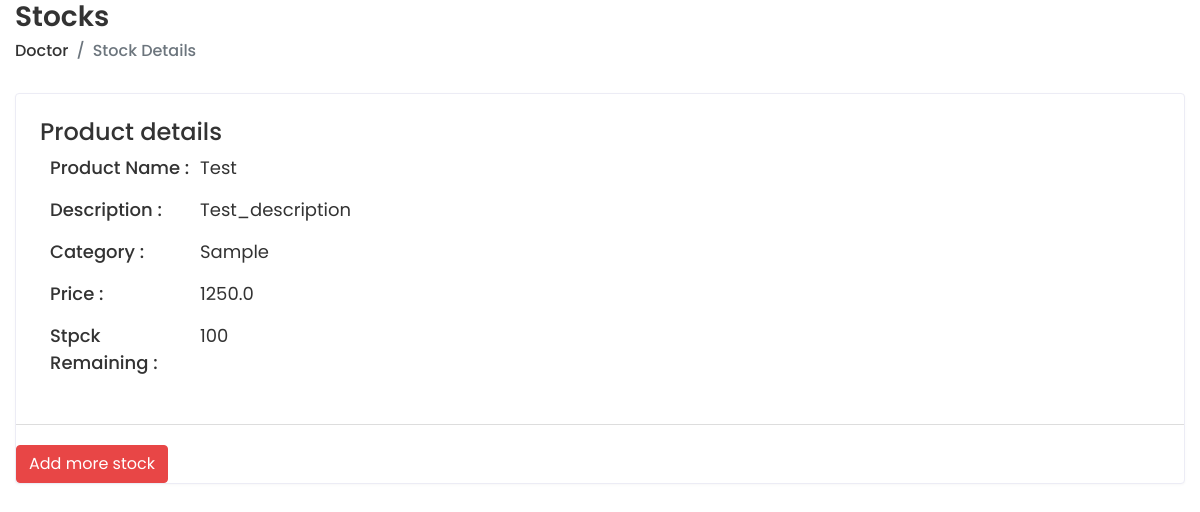
The page /app/stockProfile/1/ (signed in) on the database as committed earlier.
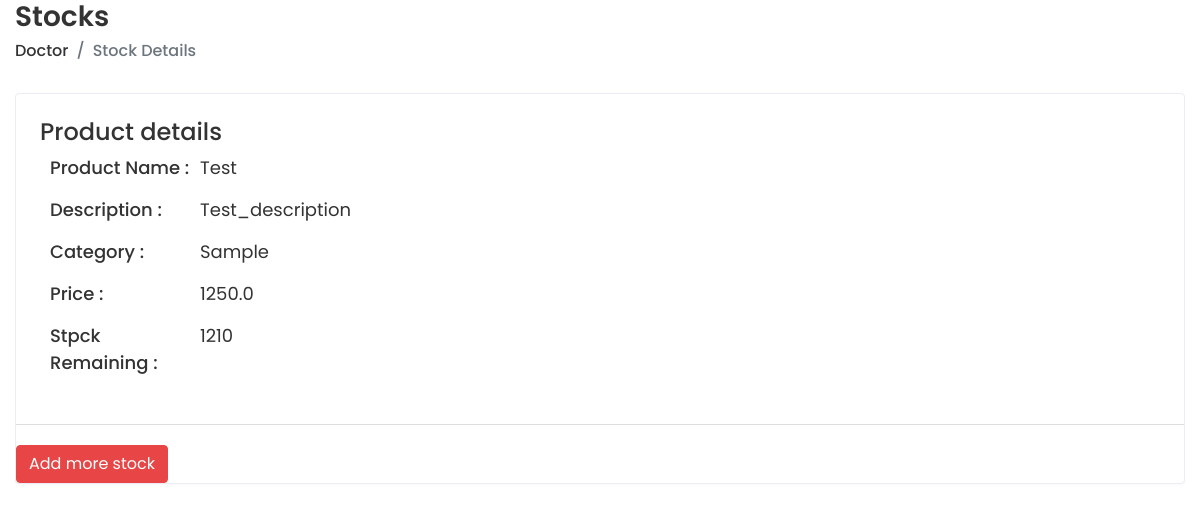
The same page on the database as committed later.
### doctor/models.py (models this page shows, shortened)
class Stock(models.Model):
    item_name = models.CharField(max_length=200, unique=True, blank=True, null=True,)
    slug = models.SlugField(max_length=200, blank=True, null=True, unique=True)
    description = models.CharField(max_length=500, blank=True)
    category = models.ForeignKey(Category, blank=True, null=True, on_delete=models.CASCADE)
    price = models.FloatField(blank=True, null=True, validators=[MinValueValidator(0.0)])
    stock = models.PositiveIntegerField(default=0)
    reorder_stock = models.PositiveIntegerField(default=0)
    stock_reorder_level = models.PositiveIntegerField(default=0)
    is_available = models.BooleanField(default=True)
    created = models.DateTimeField(auto_now_add=True, auto_now=False)
    last_updated = models.DateTimeField(auto_now_add=False, auto_now=True)

class Category(models.Model):
    name = models.CharField(max_length=50, blank=True, null=True)
    slug = models.SlugField(max_length=200, blank=True, null=True, unique=True)

### doctor/views.py (the view)
# urls.py: path("stockProfile/<int:stock_id>/", views.stock_profile, name="stock_profile"),
@login_required
def stock_profile(request, stock_id):
    stock = get_object_or_404(Stock, pk=stock_id)
    return render(request, "pharmaceuticals/stock_profile.html", {'stock': stock})

### templates/pharmaceuticals/stock_profile.html (shortened to what this page needs)
{% extends 'home/base-login.html' %}
{% load static %}
{% block content %}
<div class="main-wrapper">
    <div class="content container-fluid">
    <div class="page-header">
    <div class="row">
    <div class="col-sm-12">
    <h3 class="page-title">Stocks</h3>
    <ul class="breadcrumb">
    <li class="breadcrumb-item"><a href="{% url 'stock_list' %}">Doctor</a></li>
    <li class="breadcrumb-item active">Stock Details</li>
    </ul>
    </div>
    </div>
    </div>
    <div class="card">
    <div class="card-body">
    <div class="row">
    <div class="col-md-12">
    <div class="about-info">
    <h4>Product details</h4>
            <div class="media-body">
            <ul>
            <li>
            <span class="title-span">Product Name : </span>
            <span class="info-span">{{ stock.item_name }}</span>
            </li>
            <li>
            <span class="title-span">Description : </span>
            <span class="info-span">{{ stock.description }}</span>
            </li>
            <li>
            <span class="title-span">Category : </span>
            <span class="info-span">{{ stock.category.name }}</span>
            </li>
            <li>
            <span class="title-span">Price : </span>
            <span class="info-span">{{ stock.price }}</span>
            </li>
            <li>
            <span class="title-span">Stpck Remaining : </span>
            <span class="info-span">{{ stock.stock }}</span>
            </li>
            </ul>
    </div>
    </div>
    </div>
    </div>
    </div>
    <div class="row mt-2">
    <div class="col-md-12">
    <div class="skill-info">
    <a href="{% url 'recieve_stock' stock.id %}">
        <div class="btn btn-danger">Add more stock</div>
    </a>
    </div>
    </div>
    </div>
    </div>
    </div>
    </div>
{% endblock %}

Rows that differ between the two databases and show on the page:
changed Stock "Test": stock "100" → "1210"
